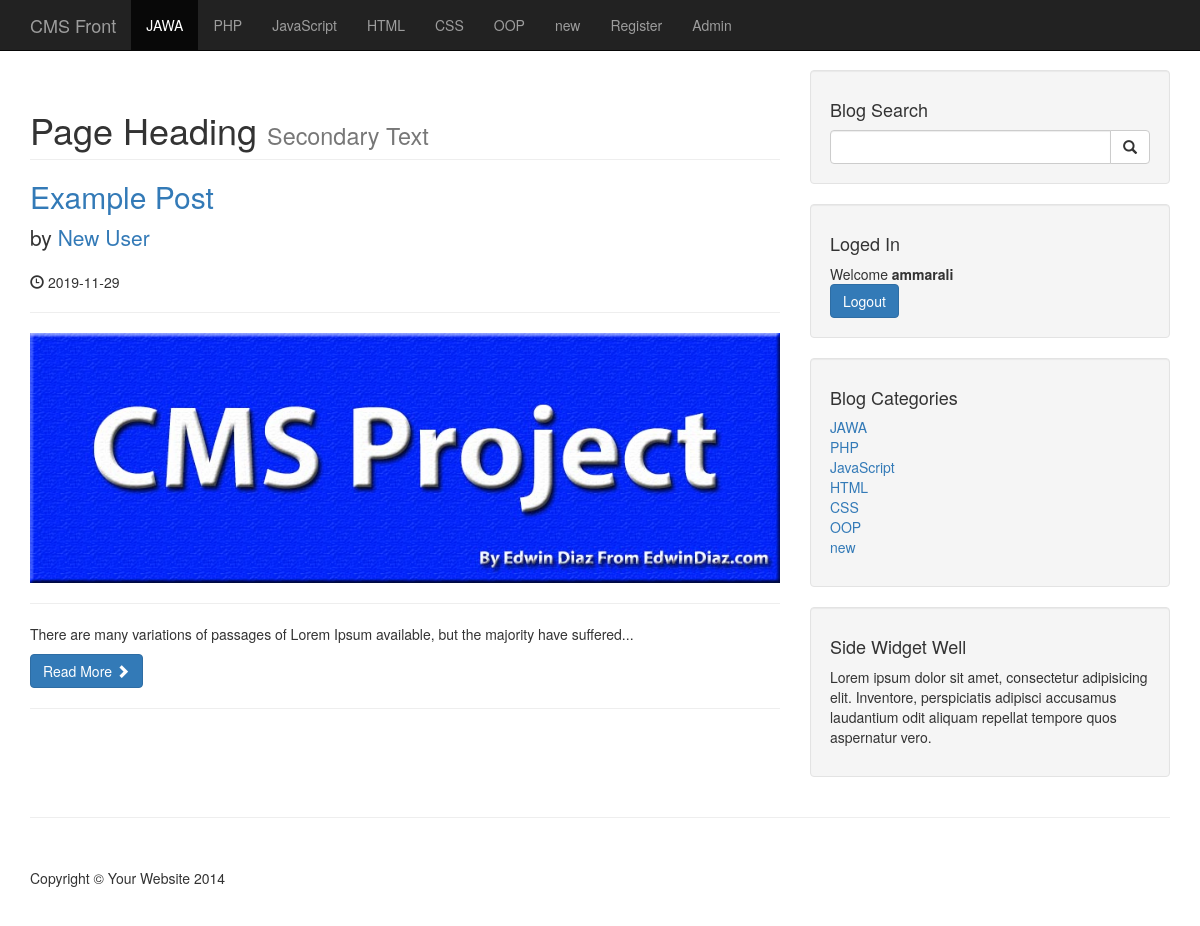
Screenshot of /category.php?category_id=2 (signed in) with the database file from the repository.
### tables this page shows
CREATE TABLE `category` (
  `cat_id` int(3) NOT NULL,
  `cat_title` varchar(255) NOT NULL
);

CREATE TABLE `posts` (
  `post_id` int(11) NOT NULL,
  `post_cat_id` int(3) NOT NULL,
  `post_title` varchar(255) NOT NULL,
  `post_author` varchar(255) NOT NULL,
  `post_date` date NOT NULL,
  `post_image` text NOT NULL,
  `post_content` text NOT NULL,
  `post_tags` varchar(255) NOT NULL,
  `post_comment_count` int(11) NOT NULL,
  `post_status` varchar(255) NOT NULL DEFAULT 'draft',
  `post_views_count` int(11) NOT NULL
);

### category.php (the view, shortened to what this page needs)
<?php include_once('includes/connection.php');
?>
<!DOCTYPE html>
<html lang="en">
<head>
    <link href="css/bootstrap.min.css" rel="stylesheet">
    <link href="css/blog-home.css" rel="stylesheet">
</head>
<body>
    <?php include('includes/navigation.php'); ?>
    <div class="container">
        <div class="row">
          <div class="col-md-8">
            <?php
              if (isset($_GET['category_id'])) {
                $category_id = $_GET['category_id'];
              }
              if (isset($_SESSION['user_role']) && $_SESSION['user_role'] == 'admin' ) {
                  $query = "SELECT * FROM posts WHERE post_cat_id=$category_id";
              } else {
                $query = "SELECT * FROM posts WHERE post_cat_id=$category_id AND post_status='published'";
              }
              $fecth_all_posts = mysqli_query($connection,$query);
              $category_count = mysqli_num_rows($fecth_all_posts);
              if ($category_count < 1) {
                echo "<h1 class='text-center'>No Category Available</h1>";
              } else {
              while ($row = mysqli_fetch_assoc($fecth_all_posts)) {
                $post_id  = $row['post_id'];
                $title  = $row['post_title'];
                $author = $row['post_author'];
                $date   = $row['post_date'];
                $image  = $row['post_image'];
                $content = substr($row['post_content'],0,100)."...";
              ?>
                  <h1 class="page-header">
                      Page Heading
                      <small>Secondary Text</small>
                  </h1>
                  <h2>
                      <a href="post.php?post_id=<?php echo $post_id; ?>"><?php echo $title; ?></a>
                  </h2>
                  <p class="lead">
                      by <a href="index.php"><?php echo $author; ?></a>
                  </p>
                  <p><span class="glyphicon glyphicon-time"></span> <?php echo $date; ?></p>
                  <hr>
                  <img class="img-responsive" src="images/<?php  echo $image; ?>" alt="">
                  <hr>
                  <p><?php echo $content; ?></p>
                  <a class="btn btn-primary" href="#">Read More <span class="glyphicon glyphicon-chevron-right"></span></a>
                  <hr>
              <?php } }
             ?>
            </div>
            <?php include('includes/sidebar.php'); ?>
        </div>
        <hr>
        <?php  include('includes/footer.php');  ?>
    </div>
</body>
</html>

### includes/navigation.php (shortened to what this page needs)
<?php include_once('connection.php');
 ?>
<nav class="navbar navbar-inverse navbar-fixed-top" role="navigation">
    <div class="container">
        <div class="navbar-header">
            <a class="navbar-brand" href="./index.php">CMS Front</a>
        </div>
        <div class="collapse navbar-collapse" id="bs-example-navbar-collapse-1">
            <ul class="nav navbar-nav">
              <?php
                $query = "SELECT * FROM category";
                $fetch_all_categories = mysqli_query($connection,$query);
                while ($row = mysqli_fetch_assoc($fetch_all_categories)) {
                  $cat_id = $row['cat_id'];
                  $category_class = '';
                  $register_class = '';
                  $page_name = basename($_SERVER['PHP_SELF']);
                  if (isset($_GET['category_id']) &&  $_GET['category_id'] == $cat_id) {
                    $category_class = 'active';
                  } else if($page_name == 'registration.php') {
                    $register_class = 'active';
                  }
                  echo "<li class='".$category_class."'>
                      <a href='category.php?category_id=$cat_id'>{$row['cat_title']}</a>
                  </li>";
                }
               ?>
               <li class="<?php echo $register_class; ?>">
                   <a href='registration.php' target="_blank">Register</a>
               </li>
               <li>
                   <a href='admin' target="_blank">Admin</a>
               </li>
            </ul>
        </div>
    </div>
</nav>

### includes/sidebar.php (shortened to what this page needs)
<div class="col-md-4">
    <div class="well">
        <h4>Blog Search</h4>
        <form class="" action="search.php" method="post">
          <div class="input-group">
              <input type="text" class="form-control" name="search">
              <span class="input-group-btn">
                  <button class="btn btn-default" type="submit" name="search_btn">
                      <span class="glyphicon glyphicon-search"></span>
              </button>
              </span>
          </div>
        </form>
    </div>
        <div class="well">
          <?php if(isset($_SESSION['user_role'])):
            echo "<h4>Loged In</h4> ";
            echo "Welcome <strong>".$_SESSION['username']."</strong><br>";
           ?>
           <a class="btn btn-primary" href="admin/includes/logout.php">Logout</a>
          <?php endif; ?>
</div>
    <div class="well">
        <h4>Blog Categories</h4>
        <div class="row">
            <div class="col-lg-12">
                <ul class="list-unstyled">
              <?php
                $query = "SELECT * FROM category";
                $run = mysqli_query($connection,$query);
                while ($row = mysqli_fetch_assoc($run)) {
                    $cat_id = $row['cat_id'];
                    echo "<li><a href='category.php?category_id=$cat_id'>{$row['cat_title']}</a>";
                }
               ?>
                 </ul>
            </div>
        </div>
    </div>
    <?php include('includes/widget.php'); ?>
</div>

### css/blog-home.css (style rules this page uses)
body { padding-top: 70px; }

### rows the page displays
category: cat_title "JAWA"
category: cat_title "PHP"
category: cat_title "JavaScript"
category: cat_title "HTML"
category: cat_title "CSS"
category: cat_title "OOP"
category: cat_title "new"
posts: post_title "Example Post", post_author "New User", post_date "2019-11-29", post_image (picture), post_content "There are many variations of passages of Lorem Ipsum available, but the majority have suffered..."

### other values shown
$_SESSION['username'] "ammarali"
